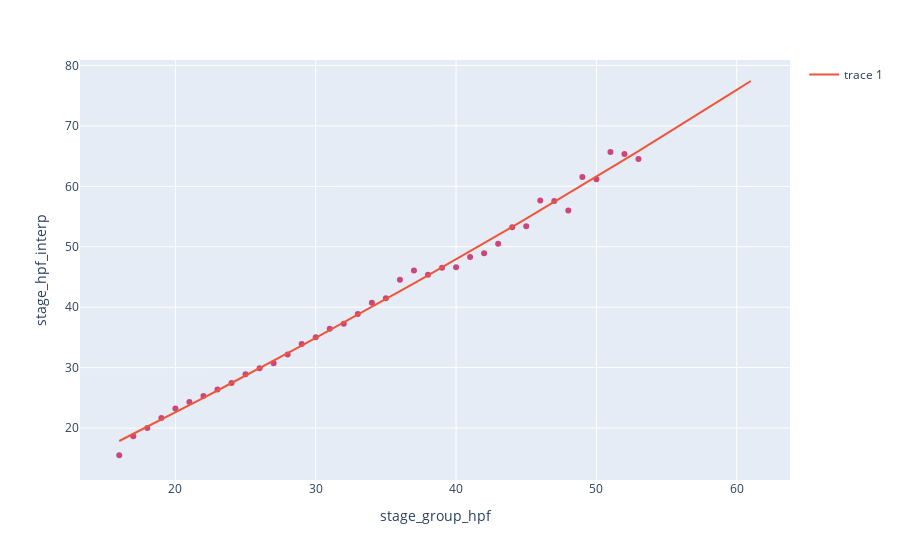

Write notebook code for a chart like this one.
### Code cell
fig = px.scatter(register_key_df, x="stage_group_hpf", y="stage_hpf_interp", color="cohort_id")
fig.update_layout(coloraxis_showscale=False)
predictions = model.predict(X)
g0 = X["cohort_id"]==0
g1 = X["cohort_id"]==1
fig.add_trace(go.Scatter(x=X.loc[g0, "stage"], y=predictions[g0], mode="lines"))
fig.add_trace(go.Scatter(x=X.loc[g1, "stage"], y=predictions[g1], mode="lines"))
fig.show()

### Figure 1 — Plotly figure (JSON) as saved in the notebook; plotly's stock layout.template omitted (floating-point values rounded to 4 significant figures)
{"data": [{"hovertemplate": "stage_group_hpf=%{x}<br>stage_hpf_interp=%{y}<br>cohort_id=%{marker.color}<extra></extra>", "legendgroup": "", "marker": {"color": [0, 0, 0, 0, 0, 0, 0, 0, 0, 0, 0, 0, 0, 0, 0, 0, 0, 0, 0, 0, 0, 0, 0, 0, 0, 0, 0, 0, 0, 0, 0, 0, 0, 0, 0, 0, 0, 0, 0, 0, 0, 0, 0, 0, 0, 0], "coloraxis": "coloraxis", "symbol": "circle"}, "mode": "markers", "name": "", "orientation": "v", "showlegend": false, "type": "scatter", "x": [16, 17, 18, 19, 20, 21, 22, 23, 24, 25, 26, 27, 28, 29, 30, 31, 32, 33, 34, 35, 36, 37, 38, 39, 40, 41, 42, 43, 44, 45, 46, 47, 48, 49, 50, 51, 52, 53, 54, 55, 56, 57, 58, 59, 60, 61], "xaxis": "x", "y": [15.5, 18.63, 20.01, 21.67, 23.24, 24.3, 25.32, 26.36, 27.44, 28.91, 29.89, 30.73, 32.16, 33.9, 35.01, 36.42, 37.25, 38.89, 40.74, 41.47, 44.55, 46.05, 45.37, 46.5, 46.59, 48.31, 48.91, 50.51, 53.22, 53.4, 57.64, 57.59, 56.0, 61.55, 61.16, 65.67, 65.36, 64.5, null, null, null, null, null, null, null, null], "yaxis": "y"}, {"mode": "lines", "type": "scatter", "x": [16, 17, 18, 19, 20, 21, 22, 23, 24, 25, 26, 27, 28, 29, 30, 31, 32, 33, 34, 35, 36, 37, 38, 39, 40, 41, 42, 43, 44, 45, 46, 47, 48, 49, 50, 51, 52, 53, 54, 55, 56, 57, 58, 59, 60, 61], "y": [17.85, 19.03, 20.21, 21.4, 22.59, 23.79, 25.0, 26.21, 27.44, 28.66, 29.9, 31.14, 32.39, 33.65, 34.91, 36.18, 37.45, 38.74, 40.03, 41.32, 42.63, 43.94, 45.25, 46.58, 47.91, 49.24, 50.59, 51.94, 53.3, 54.66, 56.03, 57.41, 58.8, 60.19, 61.59, 62.99, 64.41, 65.82, 67.25, 68.68, 70.12, 71.57, 73.02, 74.48, 75.95, 77.42]}, {"mode": "lines", "type": "scatter", "x": [], "y": []}], "layout": {"coloraxis": {"colorbar": {"title": {"text": "cohort_id"}}, "colorscale": [[0, "#0d0887"], [0.1111, "#46039f"], [0.2222, "#7201a8"], [0.3333, "#9c179e"], [0.4444, "#bd3786"], [0.5556, "#d8576b"], [0.6667, "#ed7953"], [0.7778, "#fb9f3a"], [0.8889, "#fdca26"], [1, "#f0f921"]], "showscale": false}, "legend": {"tracegroupgap": 0}, "margin": {"t": 60}, "xaxis": {"anchor": "y", "domain": [0, 1], "title": {"text": "stage_group_hpf"}}, "yaxis": {"anchor": "x", "domain": [0, 1], "title": {"text": "stage_hpf_interp"}}}}
